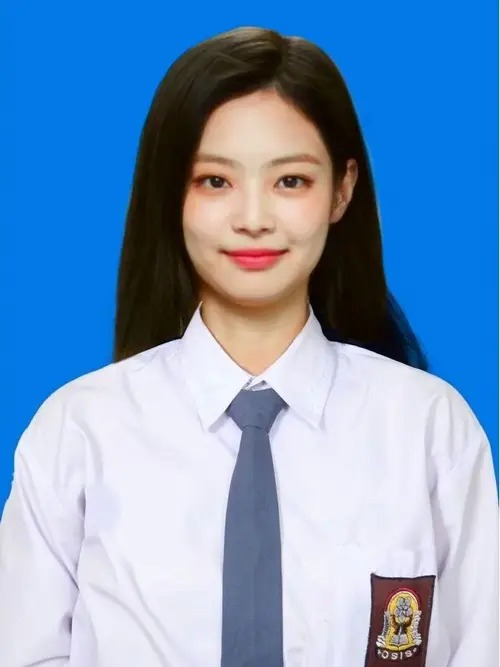
#> input picture Data/WhatsApp Image 2024-06-12 at 18.13.11_b524ea77.jpg, 500 x 667 px
$ jupyter execute --allow-errors model.ipynb   (shell and % lines are left out)
#> lines starting #> are read from the running program, lines starting #| are printed output that depends on the picture; after the words box and inside, x2 and y2 are one past the last pixel; in counts of white or black regions, pixels touching at a corner belong together; long printed decimals are rounded
# Scraping Data

[cell 1]
import requests
from bs4 import BeautifulSoup

main_url = "https://www.spicemarketcolour.com.au/celebrities"
# Mengambil konten HTML dari URL
#> (the rest of this cell did not finish here and is left out)

[cell 2]
list_sublink = []
url = "https://www.spicemarketcolour.com.au"
#> (the rest of this cell did not finish here and is left out)

[cell 3]
from selenium import webdriver
from selenium.webdriver.common.by import By
from selenium.webdriver.support.ui import WebDriverWait
from selenium.webdriver.support import expected_conditions as EC

[cell 4]
from webdriver_manager.chrome import ChromeDriverManager

#> (a cell that did not finish here is left out)

[cell 6]

import sys
sys.path.insert(0,'/usr/lib/chromium-browser/chromedriver')

import time
import pandas as pd
from bs4 import BeautifulSoup
from selenium import webdriver
import chromedriver_autoinstaller

# setup chrome options
#> (the rest of this cell did not finish here and is left out)

[cell 7]
from selenium.webdriver.support.ui import WebDriverWait
from selenium.webdriver.support import expected_conditions as EC
from selenium.webdriver.common.by import By

[cell 8]
import os
i = 0
j = 0
while j < 4:
  for link in list_sublink[i:i+3]:
    print(link)
    nama_folder = str(j)
    folder_utama = '/content/gambar'
    if not os.path.exists(folder_utama):
      os.makedirs(folder_utama)
    path = os.path.join(folder_utama, nama_folder)
    if not os.path.exists(path):
      os.makedirs(path)

    # Buka halaman web
    driver.get(link)

    # Temukan elemen gambar berdasarkan kelas
    images = driver.find_elements(By.CSS_SELECTOR, 'img.thumb-image.loaded')

    # Pastikan terdapat elemen gambar sebelum melakukan iterasi
    if images:
        # Lakukan iterasi dan unduh gambar
        for idx, img in enumerate(images):
            data_src = img.get_attribute('data-src')
            if data_src:
                img_data = requests.get(data_src).content
                img_filename = path + '/image_'+str(idx) +'.jpg'
                with open(img_filename, 'wb') as handler:
                    handler.write(img_data)
    i += 1
  j += 1

# Deteksi Warna Wajah dan Bola Mata (FaRL)

#> (a cell that did not finish here is left out)

[cell 10]
import cv2
import numpy as np
import matplotlib.pyplot as plt

# Path ke file Haar Cascade
cascade_path = 'haarcascade_frontalface_default.xml'

# Muat Haar Cascade
face_cascade = cv2.CascadeClassifier(cascade_path)

# Fungsi untuk mendeteksi warna kulit pada gambar
def skin_detection(image):
    # Konversi gambar ke ruang warna YCrCb
    ycrcb = cv2.cvtColor(image, cv2.COLOR_BGR2YCrCb)

    # Definisi batasan warna kulit dalam ruang YCrCb
    lower_skin = np.array([0, 133, 77], dtype=np.uint8)
    upper_skin = np.array([255, 173, 127], dtype=np.uint8)

    # Masking untuk mendapatkan area kulit
    mask = cv2.inRange(ycrcb, lower_skin, upper_skin)

    # Aplikasikan mask ke gambar asli
    skin = cv2.bitwise_and(image, image, mask=mask)

    return skin

# Fungsi untuk mendeteksi warna kulit pada wajah yang terdeteksi
def detect_skin_color(image, face_coords):
    x, y, w, h = face_coords

    # Potong bagian wajah dari gambar asli
    face_image = image[y:y+h, x:x+w]

    # Deteksi warna kulit pada bagian wajah
    skin_detected = skin_detection(face_image)  # Gunakan fungsi skin_detection

    # Konversi BGR ke RGB untuk ditampilkan dengan matplotlib
    skin_rgb = cv2.cvtColor(skin_detected, cv2.COLOR_BGR2RGB)

    # Tampilkan hasil deteksi warna kulit pada bagian wajah
    plt.imshow(skin_rgb)
    plt.axis('off')
    plt.show()

    # Hitung rata-rata warna kulit dalam representasi BGR
    avg_color_per_row = np.average(skin_detected, axis=0)
    avg_color = np.average(avg_color_per_row, axis=0)

    # Konversi dari BGR ke RGB
    avg_color_rgb = avg_color[::-1]  # BGR ke RGB

    # Konversi dari RGB ke hex
    avg_color_hex = '#{:02x}{:02x}{:02x}'.format(int(avg_color_rgb[0]), int(avg_color_rgb[1]), int(avg_color_rgb[2]))

    return avg_color_rgb, avg_color_hex

# Fungsi untuk mendeteksi wajah pertama
def detect_first_face(image_path):
    # Muat gambar
    image = cv2.imread(image_path)

    # Periksa apakah gambar berhasil dimuat
    if image is None:
        print(f"Error: Gambar tidak ditemukan atau path salah: {image_path}")
        return

    # Ubah gambar ke dalam skala abu-abu
    gray = cv2.cvtColor(image, cv2.COLOR_BGR2GRAY)

    # Deteksi wajah
    faces = face_cascade.detectMultiScale(gray, scaleFactor=1.1, minNeighbors=5, minSize=(30, 30))

    # Jika wajah ditemukan, ambil koordinat wajah pertama
    if len(faces) > 0:
        x, y, w, h = faces[0]

        # Gambar persegi di sekitar wajah pertama yang terdeteksi
        cv2.rectangle(image, (x, y), (x + w, y + h), (255, 0, 0), 2)

        # Tampilkan gambar dengan persegi di sekitar wajah
        image_rgb = cv2.cvtColor(image, cv2.COLOR_BGR2RGB)
        plt.imshow(image_rgb)
        plt.axis('off')
        plt.show()

        # Deteksi warna kulit pada wajah yang terdeteksi dan dapatkan nilai rata-rata RGB dan kode hex
        avg_skin_color_rgb, avg_skin_color_hex = detect_skin_color(image, (x, y, w, h))
        print("Average Skin Color (RGB):", avg_skin_color_rgb)
        print("Average Skin Color (Hex):", avg_skin_color_hex)
    else:
        print("Wajah tidak ditemukan dalam gambar.")

[cell 11]
# Gunakan nama file yang diunggah sebagai path ke gambar
image_path = "Data/WhatsApp Image 2024-06-12 at 18.13.11_b524ea77.jpg"

# Panggil fungsi untuk mendeteksi wajah pertama
detect_first_face(image_path)
#> in detect_first_face, image is the input picture: shape (667, 500, 3); mean B, G, R 191.8, 153.4, 119.1
#> in detect_first_face, `gray = cv2.cvtColor(image, cv2.COLOR_BGR2GRAY)`:
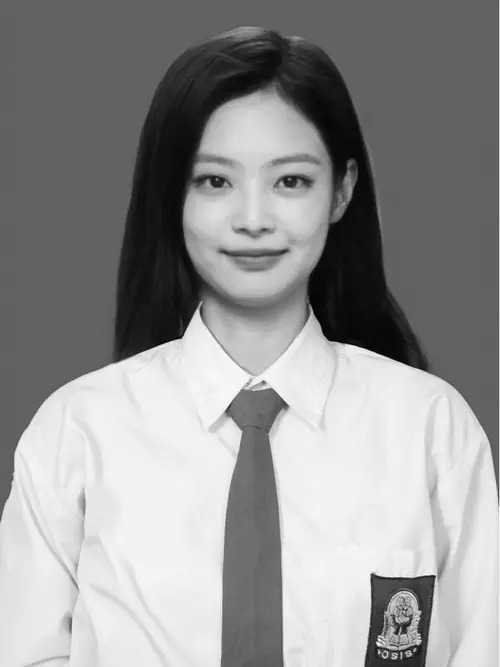
#> gray: shape (667, 500); min 0, max 254, mean 147.4
#> in detect_first_face, `faces = face_cascade.detectMultiScale(gray, scaleFactor=1.1, minNeighb..`: faces = [[160, 108, 190, 190]]
#> in detect_first_face, `x, y, w, h = faces[0]`: x = 160; y = 108; w = 190
#> in detect_first_face, `cv2.rectangle(image, (x, y), (x + w, y + h), (255, 0, 0), 2)`:
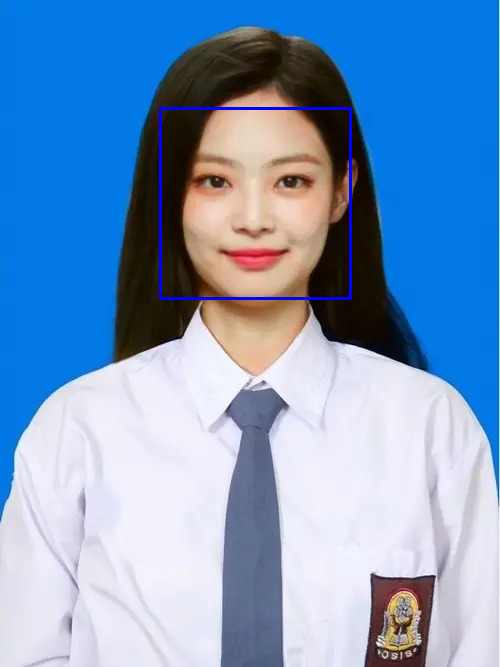
#> image: shape (667, 500, 3); 0.68% of pixels changed, all inside (x1, y1, x2, y2) = (159, 107, 352, 300)
#> in detect_skin_color, `x, y, w, h = face_coords`: x = 160; y = 108; w = 190
#> in skin_detection, `ycrcb = cv2.cvtColor(image, cv2.COLOR_BGR2YCrCb)`: ycrcb: shape (190, 190, 3); mean of channels 0, 1, 2 122.7, 145.1, 116
#> in skin_detection, `mask = cv2.inRange(ycrcb, lower_skin, upper_skin)`:
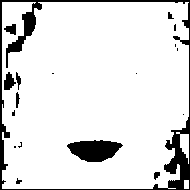
#> mask: shape (190, 190); 88.5% white; 18 black regions (9 under 20 px), largest, box (x1, y1, x2, y2) and area: (0, 0, 190, 190) 2830, (67, 140, 123, 162) 863, (4, 72, 16, 90) 136
#> in skin_detection, `skin = cv2.bitwise_and(image, image, mask=mask)`:
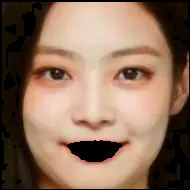
#> skin: shape (190, 190, 3); mean B, G, R 91.5, 112, 140.5
#> in detect_skin_color, `avg_color_per_row = np.average(skin_detected, axis=0)`: avg_color_per_row = 190 rows, first 8: [0, 0, 0], [0, 0, 0], [3.03, 13.87, 20.09], [2.57, 12.93, 18.95], [3.13, 15.08, 21.85], [2.84, 14.91, 21.65], [3.07, 13.53, 19.68], [2.89, 13.39, 19.51]
#> in detect_skin_color, `avg_color = np.average(avg_color_per_row, axis=0)`: avg_color = [91.48, 112, 140.5]
#> in detect_skin_color, `avg_color_rgb = avg_color[::-1]`: avg_color_rgb = [140.5, 112, 91.48]
#> in detect_skin_color, `avg_color_hex = '#{:02x}{:02x}{:02x}'.format(int(avg_color_rgb[0]), in..`: avg_color_hex = '#8c6f5b'
#> in detect_first_face, `avg_skin_color_rgb, avg_skin_color_hex = detect_skin_color(image, (x, ..`: avg_skin_color_rgb = [140.5, 112, 91.48]; avg_skin_color_hex = '#8c6f5b'
#| Average Skin Color (RGB): [140.547 111.959  91.481]
#| Average Skin Color (Hex): #8c6f5b

[cell 12]
import cv2
import numpy as np

# Load pre-trained Haar Cascade Classifier untuk deteksi mata
eye_cascade = cv2.CascadeClassifier(cv2.data.haarcascades + 'haarcascade_eye.xml')

# Baca gambar
image = cv2.imread(image_path)

# Check if the image is loaded successfully
if image is None:
    print(f"Error: Image at path '{image_path}' could not be loaded.")
else:
    # Ubah gambar menjadi grayscale (lebih cepat untuk deteksi)
    gray = cv2.cvtColor(image, cv2.COLOR_BGR2GRAY)

    # Lakukan deteksi mata
    eyes = eye_cascade.detectMultiScale(gray)
#> eyes = [[264, 156, 51, 51], [189, 157, 49, 49]]

    # Jika ada mata yang terdeteksi, ambil mata pertama saja
    if len(eyes) > 0:
        (x, y, w, h) = eyes[0]  # Ambil koordinat kotak untuk mata pertama
#> x = 264; y = 156; w = 51; h = 51
        eye_roi = image[y:y+h, x:x+w]  # Ambil ROI (Region of Interest) mata

        # Ubah gambar mata menjadi grayscale
        eye_gray = cv2.cvtColor(eye_roi, cv2.COLOR_BGR2GRAY)
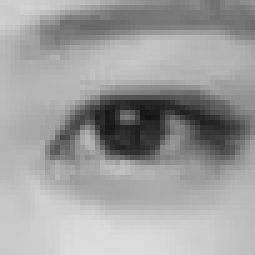
#> eye_gray: shape (51, 51) (shown 5 times larger); min 18, max 222, mean 158.6

        # Thresholding gambar mata
        _, eye_thresh = cv2.threshold(eye_gray, 50, 255, cv2.THRESH_BINARY)
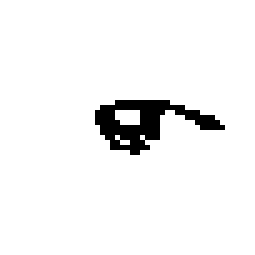
#> eye_thresh: shape (51, 51) (shown 5 times larger); 95.3% white; 1 black region, box (x1, y1, x2, y2) and area: (19, 20, 45, 31) 123

        # Temukan kontur dalam gambar mata
        contours, _ = cv2.findContours(eye_thresh, cv2.RETR_EXTERNAL, cv2.CHAIN_APPROX_SIMPLE)
#> contours = [[[0, 0], [0, 50], [50, 50], [50, 0]]]

        # Ambil kontur bola mata (kontur terbesar)
        if len(contours) > 0:
            eye_contour = max(contours, key=cv2.contourArea)
#> eye_contour = [[0, 0], [0, 50], [50, 50], [50, 0]]

            # Hitung lingkaran yang melingkupi kontur bola mata
            ((cx, cy), radius) = cv2.minEnclosingCircle(eye_contour)
#> cx = 25; cy = 25; radius = 35.36
            center = (int(cx), int(cy))
#> center = (25, 25)
            radius = int(radius)
#> radius = 35

            # Gambar lingkaran pada bola mata
            cv2.circle(eye_roi, center, radius, (0, 255, 0), 2)
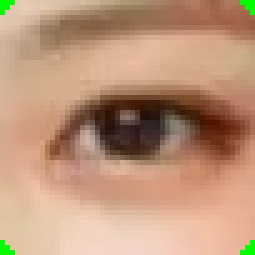
#> eye_roi: shape (51, 51, 3) (shown 5 times larger); mean B, G, R 121.4, 149.7, 189.2

            # Hitung rata-rata warna dalam lingkaran melingkupi bola mata
            eye_color_roi = eye_roi[int(cy)-radius:int(cy)+radius, int(cx)-radius:int(cx)+radius]
            eye_color_rgb = np.mean(eye_color_roi, axis=(0, 1)).astype(int)
#> eye_color_rgb = [144, 186, 221]

            # Konversi rata-rata warna menjadi kode warna Hex
            eye_color_hex = '#{:02x}{:02x}{:02x}'.format(eye_color_rgb[2], eye_color_rgb[1], eye_color_rgb[0])
#> eye_color_hex = '#ddba90'

            # Tampilkan hasil
            cv2.imshow('Eye ROI', eye_roi)
            cv2.waitKey(0)
            cv2.destroyAllWindows()

            print("Warna bola mata (RGB):", eye_color_rgb)
#| Warna bola mata (RGB): [144 186 221]
            print("Warna bola mata (Hex):", eye_color_hex)
#| Warna bola mata (Hex): #ddba90
        else:
            print("Kontur bola mata tidak ditemukan.")
    else:
        print("Mata tidak terdeteksi.")

# Satukan Preprocessing

[cell 13]
import cv2
import numpy as np

# Path ke file Haar Cascade
cascade_path = 'haarcascade_frontalface_default.xml'

# Muat Haar Cascade
face_cascade = cv2.CascadeClassifier(cascade_path)

# Fungsi untuk mendeteksi warna kulit pada gambar
def skin_detection(image):
    # Konversi gambar ke ruang warna YCrCb
    ycrcb = cv2.cvtColor(image, cv2.COLOR_BGR2YCrCb)

    # Definisi batasan warna kulit dalam ruang YCrCb
    lower_skin = np.array([0, 133, 77], dtype=np.uint8)
    upper_skin = np.array([255, 173, 127], dtype=np.uint8)

    # Masking untuk mendapatkan area kulit
    mask = cv2.inRange(ycrcb, lower_skin, upper_skin)

    # Aplikasikan mask ke gambar asli
    skin = cv2.bitwise_and(image, image, mask=mask)

    return skin

def skin(image_path):
    # Muat gambar
    image = cv2.imread(image_path)

    # Ubah gambar ke dalam skala abu-abu
    gray = cv2.cvtColor(image, cv2.COLOR_BGR2GRAY)

    # Deteksi wajah
    faces = face_cascade.detectMultiScale(gray, scaleFactor=1.1, minNeighbors=5, minSize=(30, 30))

    # Jika wajah ditemukan, ambil koordinat wajah pertama
    if len(faces) > 0:
        x, y, w, h = faces[0]

        # Gambar persegi di sekitar wajah pertama yang terdeteksi
        cv2.rectangle(image, (x, y), (x + w, y + h), (255, 0, 0), 2)

        # Potong bagian wajah dari gambar asli
        face_image = image[y:y+h, x:x+w]

        # Deteksi warna kulit pada bagian wajah
        skin_detected = skin_detection(face_image)

        # Hitung rata-rata warna kulit dalam representasi BGR
        avg_color_per_row = np.average(skin_detected, axis=0)
        avg_color = np.average(avg_color_per_row, axis=0)

        # Konversi dari BGR ke RGB
        avg_color_rgb = avg_color[::-1].astype(int)  # BGR ke RGB

        return avg_color_rgb

def eye(image):
    # Muat gambar
    image = cv2.imread(image_path)

    gray = cv2.cvtColor(image, cv2.COLOR_BGR2GRAY)

    # Lakukan deteksi mata
    eyes = eye_cascade.detectMultiScale(gray)

    # Jika ada mata yang terdeteksi, ambil mata pertama saja
    if len(eyes) > 0:
        (x, y, w, h) = eyes[0]  # Ambil koordinat kotak untuk mata pertama
        eye_roi = image[y:y+h, x:x+w]  # Ambil ROI (Region of Interest) mata

        # Ubah gambar mata menjadi grayscale
        eye_gray = cv2.cvtColor(eye_roi, cv2.COLOR_BGR2GRAY)

        # Thresholding gambar mata
        _, eye_thresh = cv2.threshold(eye_gray, 50, 255, cv2.THRESH_BINARY)

        # Temukan kontur dalam gambar mata
        contours, _ = cv2.findContours(eye_thresh, cv2.RETR_EXTERNAL, cv2.CHAIN_APPROX_SIMPLE)

        # Ambil kontur bola mata (kontur terbesar)
        if len(contours) > 0:
            eye_contour = max(contours, key=cv2.contourArea)

            # Hitung lingkaran yang melingkupi kontur bola mata
            ((cx, cy), radius) = cv2.minEnclosingCircle(eye_contour)
            center = (int(cx), int(cy))
            radius = int(radius)

            # Gambar lingkaran pada bola mata
            cv2.circle(eye_roi, center, radius, (0, 255, 0), 2)

            # Hitung rata-rata warna dalam lingkaran melingkupi bola mata
            eye_color_roi = eye_roi[int(cy)-radius:int(cy)+radius, int(cx)-radius:int(cx)+radius]
            eye_color_rgb = np.mean(eye_color_roi, axis=(0, 1)).astype(int)

    return eye_color_rgb

[cell 14]
skin_color = skin(image_path)
#> in skin, `faces = face_cascade.detectMultiScale(gray, scaleFactor=1.1, minNeighb..`: faces = [[160, 108, 190, 190]]
#> in skin, `x, y, w, h = faces[0]`: x = 160; y = 108; w = 190
#> in skin, `avg_color = np.average(avg_color_per_row, axis=0)`: avg_color = [91.48, 112, 140.5]
#> in skin, `avg_color_rgb = avg_color[::-1].astype(int)`: avg_color_rgb = [140, 111, 91]
#> skin_color = [140, 111, 91]
eye_color = eye(image_path)
#> in eye, `eyes = eye_cascade.detectMultiScale(gray)`: eyes = [[264, 156, 51, 51], [189, 157, 49, 49]]
#> in eye, `(x, y, w, h) = eyes[0]`: x = 264; y = 156; w = 51
#> in eye, `contours, _ = cv2.findContours(eye_thresh, cv2.RETR_EXTERNAL, cv2.CHAI..`: contours = [[[0, 0], [0, 50], [50, 50], [50, 0]]]
#> in eye, `eye_contour = max(contours, key=cv2.contourArea)`: eye_contour = [[0, 0], [0, 50], [50, 50], [50, 0]]
#> in eye, `((cx, cy), radius) = cv2.minEnclosingCircle(eye_contour)`: cx = 25; radius = 35.36
#> in eye, `center = (int(cx), int(cy))`: center = (25, 25)
#> in eye, `radius = int(radius)`: radius = 35
#> in eye, `eye_color_rgb = np.mean(eye_color_roi, axis=(0, 1)).astype(int)`: eye_color_rgb = [144, 186, 221]
#> eye_color = [144, 186, 221]

[cell 15]
skin_color[0]
#> Out = 140

# Pembentukan Dataset

[cell 16]
import os
# Path ke folder yang berisi folder-folder dengan gambar
root_folder = "Data"  # Ganti dengan path yang sesuai

# List untuk menyimpan hasil deteksi dari setiap gambar
kulit = []

# Loop melalui setiap folder di root_folder
for folder_name in os.listdir(root_folder):
    folder_path = os.path.join(root_folder, folder_name)
    if not os.path.isdir(folder_path):
        continue

    # Loop melalui setiap file gambar dalam folder
    for image_name in os.listdir(folder_path):
      image_path = os.path.join(folder_path, image_name)
      if not os.path.isfile(image_path):
            continue

      # Path ke file Haar Cascade
      cascade_path = 'haarcascade_frontalface_default.xml'

      # Muat Haar Cascade
      face_cascade = cv2.CascadeClassifier(cascade_path)

      # Fungsi untuk mendeteksi warna kulit pada gambar
      # [74 lines left out: functions skin_detection, detect_skin_color, detect_first_face, not called in this run]
      warna = detect_first_face(image_path)
      kulit.append(warna)

[cell 17]
len(kulit)

[cell 18]
# Path ke folder yang berisi folder-folder dengan gambar
root_folder = "/content/gambar"  # Ganti dengan path yang sesuai

# List untuk menyimpan hasil deteksi dari setiap gambar
mata = []

# Loop melalui setiap folder di root_folder
#> (the rest of this cell did not finish here and is left out)

[cell 19]
len(mata)

[cell 20]
# Path ke folder yang berisi folder-folder dengan gambar
root_folder = "/content/gambar"  # Ganti dengan path yang sesuai

# List untuk menyimpan hasil deteksi dari setiap gambar
label = []
seasonal = ['spring', 'summer', 'autumn', 'winter']

# Loop melalui setiap folder di root_folder
#> (the rest of this cell did not finish here and is left out)

[cell 21]
len(label)

# Import Dataset

[cell 22]
import pandas as pd
import numpy as np

[cell 23]
# data = {
#     'Kulit': kulit,
#     'Mata': mata,
#     'Seasonal Color': label
# }
# df = pd.DataFrame(data)

[cell 24]
# df.to_csv("dataset_personal_color.csv", index=False)

[cell 25]
color = pd.read_csv("dataset_personal_color.csv")
#> (reads dataset_personal_color.csv from the repository)

[cell 26]
color.info()

[cell 27]
color

[cell 28]
# Fungsi untuk konversi hexcode ke RGB
def hex_to_rgb(hex_code):
    hex_code = str(hex_code).lstrip('#')
    if len(hex_code) != 6:
        return (0, 0, 0)  # Return black if the hex code is invalid
    return tuple(int(hex_code[i:i+2], 16) for i in (0, 2, 4))

df = color

# Ganti nilai NaN dengan warna default (misal: hitam)
df['Kulit'] = df['Kulit'].fillna('#000000')
df['Mata'] = df['Mata'].fillna('#000000')
# Konversi hexcode ke RGB
df['kulit_rgb'] = df['Kulit'].apply(hex_to_rgb)
df['mata_rgb'] = df['Mata'].apply(hex_to_rgb)

# Pecah RGB menjadi tiga kolom terpisah
df[['Skin_R', 'Skin_G', 'Skin_B']] = pd.DataFrame(df['kulit_rgb'].tolist(), index=df.index)
df[['Eye_R', 'Eye_G', 'Eye_B']] = pd.DataFrame(df['mata_rgb'].tolist(), index=df.index)

[cell 29]
df

[cell 30]
df.drop(['kulit_rgb', 'mata_rgb','Kulit','Mata'], axis=1, inplace=True)

[cell 31]
df

# Pre-processing

[cell 32]
import seaborn as sns
import matplotlib.pyplot as plt

varr = ['Skin_R', 'Skin_G', 'Skin_B', 'Eye_R', 'Eye_G', 'Eye_B']
plt.figure(figsize=(20,10))
sns.boxenplot(data = df[varr])
plt.xticks(rotation=90)
plt.show()

[cell 33]
df

[cell 34]
#@title remove outlier
def replace_outliers_with_median(df, columns):
    for column in columns:
        # Calculate the median
        median = df[column].median()

        # Calculate the first and third quartiles
        Q1 = df[column].quantile(0.25)
        Q3 = df[column].quantile(0.75)

        # Calculate the interquartile range
        IQR = Q3 - Q1

        # Determine the outliers using the 1.5*IQR rule
        lower_bound = Q1 - 1.5 * IQR
        upper_bound = Q3 + 1.5 * IQR

        # Replace outliers with the median
        df[column] = np.where((df[column] < lower_bound) | (df[column] > upper_bound), median, df[column])

varr = ['Skin_R', 'Skin_G', 'Skin_B', 'Eye_R', 'Eye_G', 'Eye_B']
df_noout = replace_outliers_with_median(df, varr)

# Visualize the boxen plot after replacing outliers
import seaborn as sns
import matplotlib.pyplot as plt

plt.figure(figsize=(20,10))
sns.boxenplot(data = df[varr])
plt.xticks(rotation=90)
plt.show()
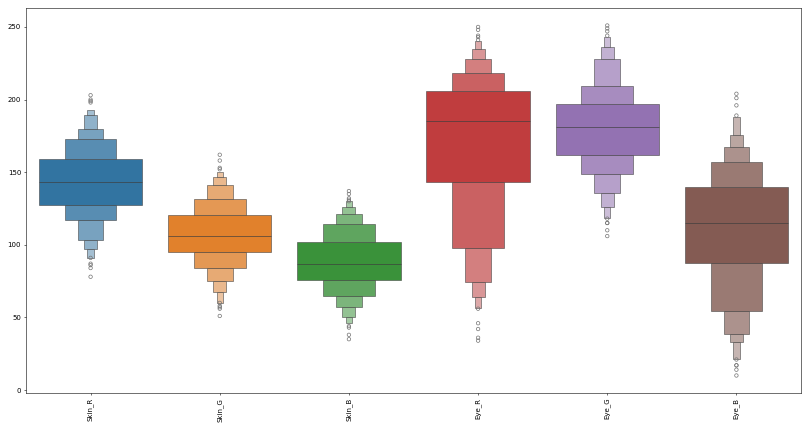
#> figure drawn by matplotlib, 1 panel

[cell 35]
misval =df.isnull().sum()
misval

[cell 36]
cols= ["#C2C4E2","#EED4E5"]
sns.countplot(x= df["Seasonal_Color"], palette= cols)
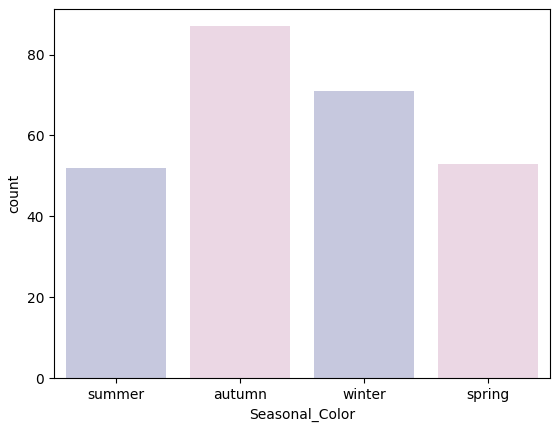
#> figure drawn by matplotlib, 1 panel

[cell 37]
replace_map = {'summer':0, 'winter':1, 'autumn':2, 'spring':3}
df['Seasonal_Color'] = df['Seasonal_Color'].replace(replace_map)
df

[cell 38]
corrmat = df.corr()
cmap = sns.diverging_palette(260,-10,s=50, l=75, n=6, as_cmap=True)
plt.subplots(figsize=(18,18))
sns.heatmap(corrmat,cmap= cmap,annot=True, square=True)
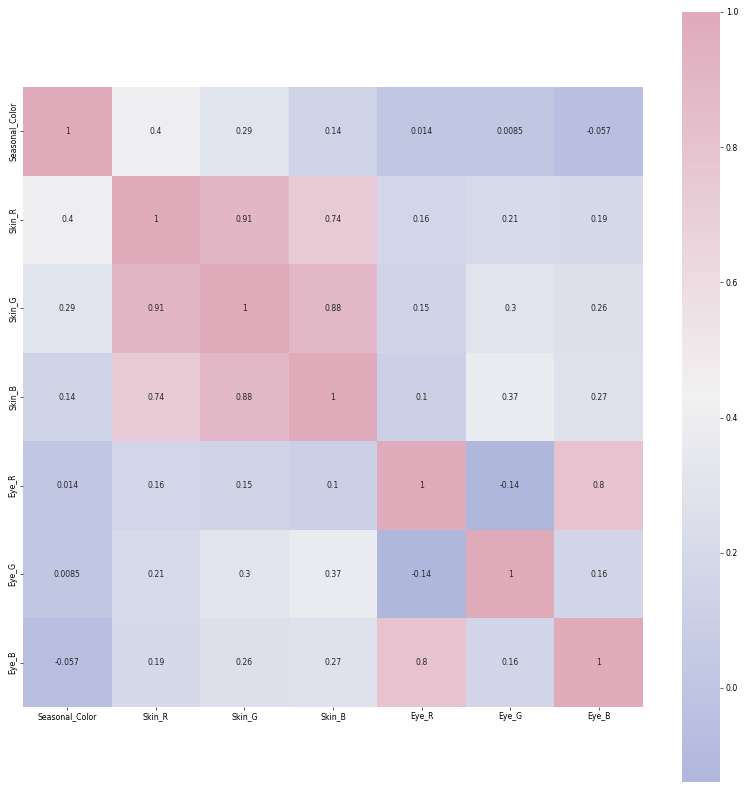
#> figure drawn by matplotlib, 2 panels
